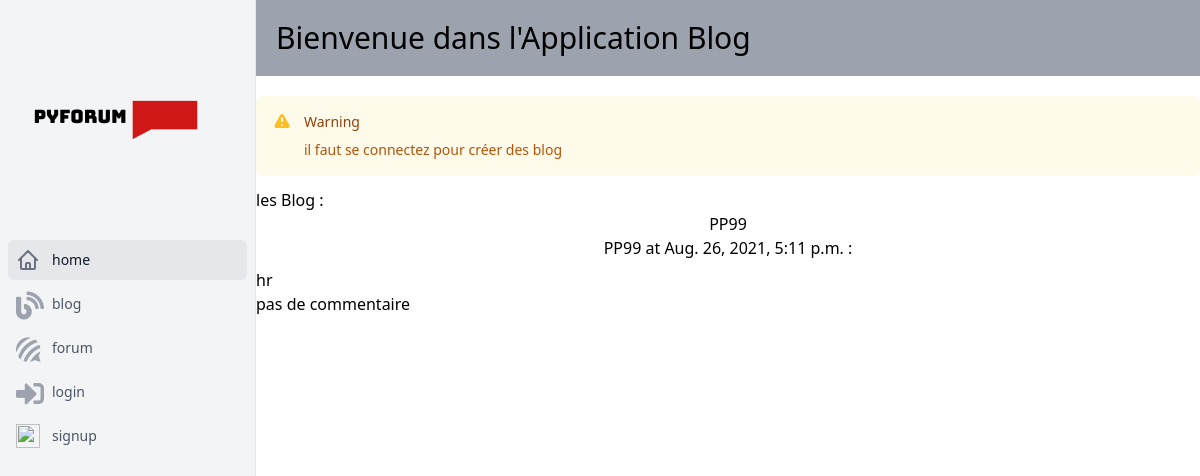
The page /blog/ on the database as committed earlier.
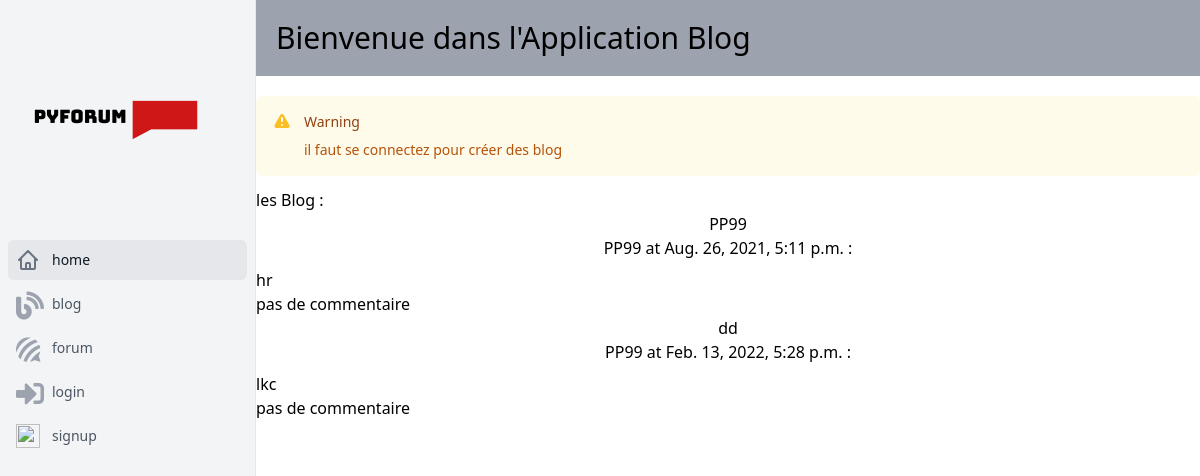
The same page on the database as committed later.
### blog/models.py (models this page shows, shortened)
class Blog(models.Model):
    name = models.CharField(max_length=75)
    author = models.CharField(max_length=50)
    date = models.DateTimeField(verbose_name="date Blog", default=timezone.now)
    body = models.TextField(max_length=800)
    idblog = models.CharField(max_length=20)
    class Meta:
        verbose_name = "Blog"
        ordering = ['date']

### blog/views.py (the view)
# urls.py: 2. Add a URL to urlpatterns:  path('blog/', include('blog.urls'))
def blog(request):
    user = request.user
    err = not user.is_authenticated
    if user.is_authenticated:
        obj = user.profil
        idname = obj.id_name
    body_blog = Blog.objects.all()
    body_blog_forum = ForumBlog.blog
    range1 = Blog.objects.all()
    range2 = ForumBlog.objects.all()
    return render(request, "blog.html", locals())

### blog/templates/blog/blog.html (shortened to what this page needs)
{% load static %}
{% load utills_ %}
<!DOCTYPE html>
<html>
<head>
<link rel="stylesheet" type="text/css" href="https://cdnjs.cloudflare.com/ajax/libs/tailwindcss/2.2.7/tailwind.min.css">
    <link rel="stylesheet" href="https://cdnjs.cloudflare.com/ajax/libs/font-awesome/5.15.4/css/all.min.css" />
    <link rel="stylesheet" href="{% static '/blog/css/blog.css' %}"/>
</head>
<body>
    <div class="h-screen flex overflow-hidden bg-white">
  <div class="hidden lg:flex lg:flex-shrink-0">
    <div class="flex flex-col w-64">
      <div class="flex-1 flex flex-col min-h-0 border-r border-gray-200 bg-gray-100">
        <div class="flex-1 flex flex-col pt-5 pb-4 overflow-y-auto">
          <div class="flex items-center flex-shrink-0 px-4">
            <img src="{% static 'home/pyforum_logo.png' %}" alt="pyforum logo">
          </div>
          <nav class="mt-5 flex-1" aria-label="Sidebar">
            <div class="px-2 space-y-1">
              <a href="http://127.0.0.1:8000" class="bg-gray-200 text-gray-900 group flex items-center px-2 py-2 text-sm font-medium rounded-md">
                home
              </a>
              <a href="http://127.0.0.1:8000/blog/" class="text-gray-600 hover:bg-gray-50 hover:text-gray-900 group flex items-center px-2 py-2 text-sm font-medium rounded-md">
                <div class="text-gray-400 group-hover:text-gray-500 mr-3 h-6 w-6">
                    <i class="fas fa-blog fa-2x"></i>
                </div>
                blog
              </a>
              <a href="http://127.0.0.1:8000/forum/" class="text-gray-600 hover:bg-gray-50 hover:text-gray-900 group flex items-center px-2 py-2 text-sm font-medium rounded-md">
                <div class="text-gray-400 group-hover:text-gray-500 mr-3 h-6 w-6" >
                    <i class="fab fa-forumbee fa-2x"></i>
                </div>
                forum
              </a>
              {% if not err %}
              <a href="http://127.0.0.1:8000/messenger/" class="text-gray-600 hover:bg-gray-50 hover:text-gray-900 group flex items-center px-2 py-2 text-sm font-medium rounded-md">
                <div class="text-gray-400 group-hover:text-gray-500 mr-3 h-6 w-6">
                    <i class="fas fa-envelope fa-2x"></i>
                </div>
                messenger
              </a>
              <a href="http://127.0.0.1:8000/todolist" class="text-gray-600 hover:bg-gray-50 hover:text-gray-900 group flex items-center px-2 py-2 text-sm font-medium rounded-md">
                <div class="text-gray-400 group-hover:text-gray-500 mr-3 h-6 w-6">
                    <i class="fas fa-list fa-2x"></i>
                </div>
                todo list
              </a>
              <a href="http://127.0.0.1:8000/libphoto" class="text-gray-600 hover:bg-gray-50 hover:text-gray-900 group flex items-center px-2 py-2 text-sm font-medium rounded-md">
                <div class="text-gray-400 group-hover:text-gray-500 mr-3 h-6 w-6">
                    <i class="far fa-images fa-2x"></i>
                </div>
                library photos
              </a>
              {% else %}
              <a href="http://127.0.0.1:8000/home/login?next=/forum/" class="text-gray-600 hover:bg-gray-50 hover:text-gray-900 group flex items-center px-2 py-2 text-sm font-medium rounded-md">
                <div class="text-gray-400 group-hover:text-gray-500 mr-3 h-6 w-6">
                    <i class="fas fa-sign-in-alt fa-2x"></i>
                </div>
                login
              </a>
              <a href="http://127.0.0.1:8000/home/signup" class="text-gray-600 hover:bg-gray-50 hover:text-gray-900 group flex items-center px-2 py-2 text-sm font-medium rounded-md">
                <div class="text-gray-400 group-hover:text-gray-500 mr-3 h-6 w-6">
                    <img src="https://img.icons8.com/ios/50/000000/sign-up-in-calendar.png" class="w-6 h-6 fill-current" />
                </div>
                signup
              </a>
              {% endif %}
            </div>
          </nav>
        </div>
      </div>
    </div>
  </div>
  <div class="flex flex-col min-w-0 flex-1 overflow-hidden">
    <div class="flex-1 relative z-0 flex overflow-hidden">
      <main class="flex-1 relative z-0 overflow-y-auto focus:outline-none xl:order-last">
        <div class="p-5 bg-gray-400 mb-5 text-3xl">
            <h2>Bienvenue dans l'Application Blog</h2>
        </div>
        {% if err%}
            <div class="rounded-md bg-yellow-50 p-4 mb-3">
              <div class="flex ">
                <div class="flex-shrink-0">
                </div>
                <div class="ml-3">
                  <h3 class="text-sm font-medium text-yellow-800">
                    Warning
                  </h3>
                  <div class="mt-2 text-sm text-yellow-700">
                    <p>
                      il faut se connectez pour créer des blog
                    </p>
                  </div>
                </div>
              </div>
            </div>
        {% endif %}
        <p>les Blog : <br/> </p>
        <div class="container">
        {% for a in range1 %}
        <div class="card">
            <div class="card-body">
                <div class="card-title"><h2 style="text-align: center;">{{a.name}}</h2></div>
                <div class="card-subtitle mb-2 text-muted"><h3  style="text-align: center;">{{a.author}} at {{a.date}} :</h3></div>
                <div class="card-text"> <h2>{{a.body}}</h2></div>
            </div>
            <ul class="list-group list-group-flush">
                {% for b in range2 %}
                    {% if b.blog == a %}
                        <li class="list-group-item"><p>{{b.author}} at {{b.date}} : {{b.body}}</p></li>
                    {% endif %}
                {% empty %}
                pas de commentaire
                {% endfor %}
            </ul>
        </div>
        {% endfor %}
        </div>
      </main>
    </div>
  </div>
</div>
</body>
</html>

Rows that differ between the two databases and show on the page:
added Blog: name "dd", author "PP99", date "Feb. 13, 2022, 5:28 p.m.", body "lkc"
